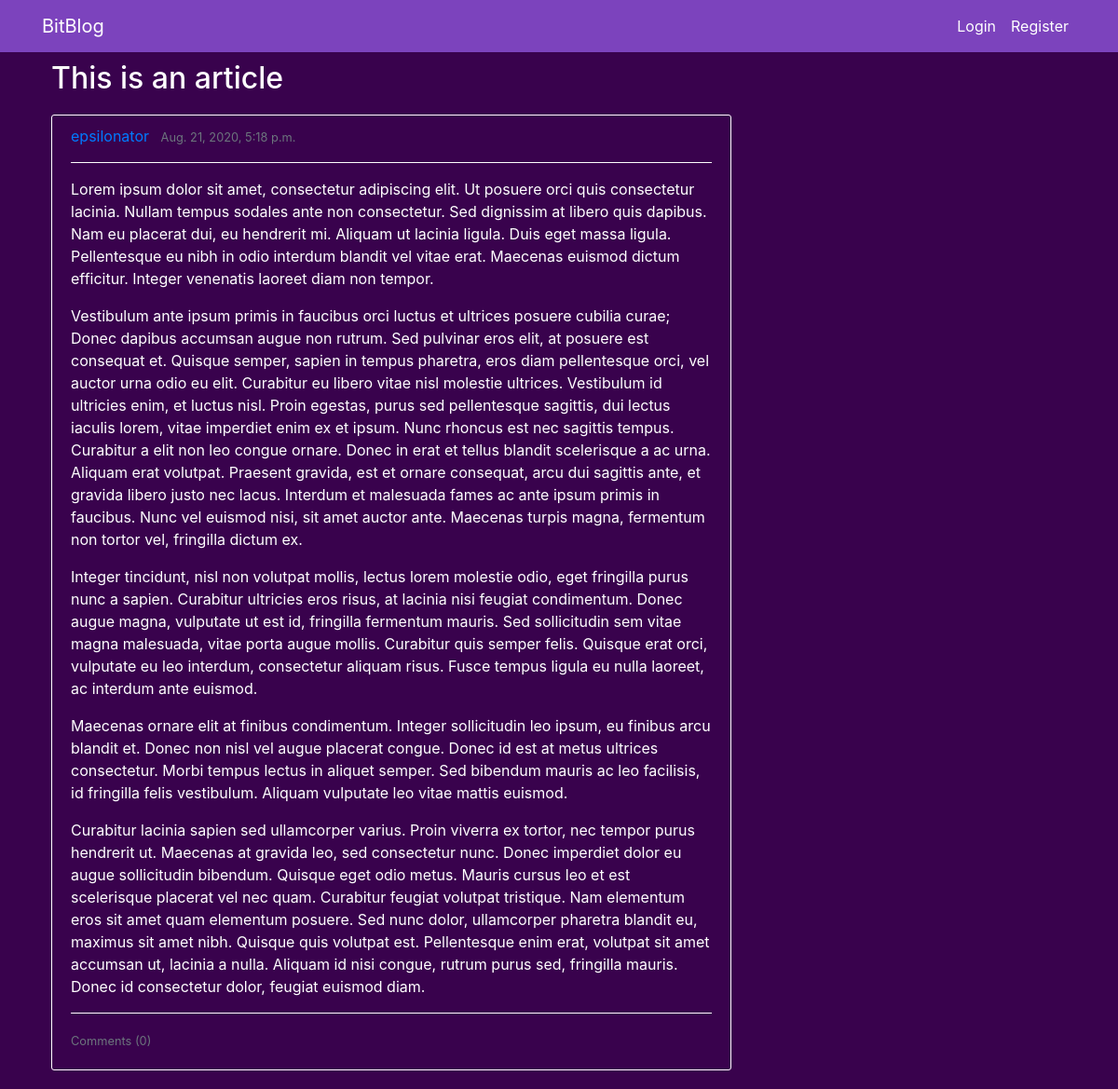
/post/1/, run on an earlier commit of the app's database.
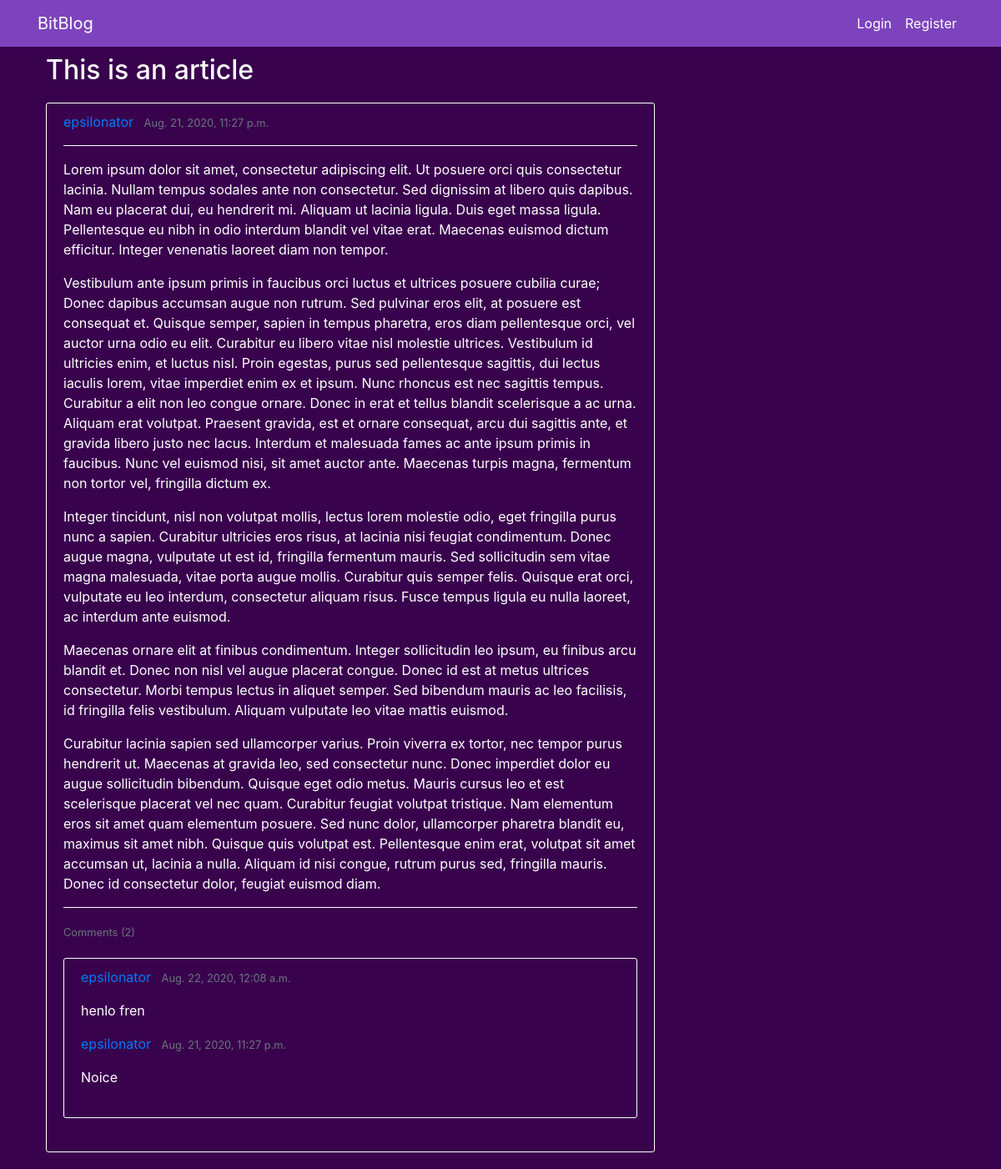
And on a later commit of the database.
### blog/models.py (models this page shows, shortened)
class BlogPost(models.Model):
	title = models.CharField(max_length = 50)
	content = models.TextField()
	post_date = models.DateTimeField(default = timezone.now)
	author = models.ForeignKey(User, on_delete = models.CASCADE)
	votes = models.IntegerField(default = 0)

class BlogComment(models.Model):
	comment = models.TextField()
	comment_date = models.DateTimeField(default = timezone.now)
	author = models.ForeignKey(User, on_delete = models.CASCADE)
	votes = models.IntegerField(default = 0)
	parent_post = models.ForeignKey(BlogPost, on_delete = models.CASCADE)

### blog/views.py (the view)
# urls.py: path('post/<int:pk>/', show_post, name = 'post'),
def show_post(request, pk):
	post = BlogPost.objects.filter(id = pk).first()
	comments = post.blogcomment_set.order_by('-comment_date')
	if request.method == 'POST':
		comment_form = CommentForm(request.POST)
		if comment_form.is_valid():
			post = BlogPost.objects.filter(id = pk).first()
			user = request.user
			comment = comment_form.cleaned_data.get('comment')
			comm_obj = BlogComment(
				comment = comment,
				author = user,
				parent_post = post
			)
			comm_obj.save()
		return redirect('post', pk = pk)
	else:
		comment_form = CommentForm()
	return render(request, 'blog/post.html', context = {
		'post' : post,
		'comments' : comments,
		'comment_form' : comment_form,
		'current_user' : request.user
	})

### blog/templates/blog/post.html (shortened to what this page needs)
{% extends 'blog/base.html' %}
{% load crispy_forms_tags %}
{% block content %}
	<h2>{{ post.title }}</h2>
	<article class="media content-section">
		<div class="media-body">
			<div class="article-metadata">
				<a class="mr-2" href="{% url 'profile' post.author.username %}">{{ post.author }}</a>
				<small class="text-muted">{{ post.post_date }}</small>
			</div>
			<hr>
			<p class="article-content">{{ post.content | linebreaks }}</p>
			<hr>
			<small class="text-muted">Comments ({{ post.blogcomment_set.count }})</small>
			{% if comments %}
			<div class="content-section">
				{% for comment in comments %}
					<div class="article-metadata">
						<a class="mr-2" href="">{{ comment.author }}</a>
						<small class="text-muted">{{ comment.comment_date }}</small>
					</div>
				<p class="article-content">{{ comment.comment | linebreaks }}</p>
				{% endfor %}
			</div>
			{% endif %}
		</div>
	</article>
{% endblock %}

### blog/templates/blog/base.html (shortened to what this page needs)
{% load static %}
<!DOCTYPE html>
<html>
<head>
	<link rel="stylesheet" href="https://stackpath.bootstrapcdn.com/bootstrap/4.3.1/css/bootstrap.min.css">
	<link rel="stylesheet" href="{% static 'blog/main.css' %}">
	<header class="site-header">
	 	<nav class="navbar navbar-expand-md navbar-dark bg-steel fixed-top">
	    	<div class="container">
	      		<a class="navbar-brand mr-4" href="/">BitBlog</a>
	      		<div class="collapse navbar-collapse" id="navbarToggle">
	        		{% if user.is_authenticated %}
		        		<div class="navbar-nav">
		          			<a class="nav-item nav-link" href="{% url 'profile' user.username %}">{{ user.username }}</a>
		          			<a class="nav-item nav-link" href="{% url 'logout' %}">Logout</a>
		        		</div>
	        		{% else %}
		        		<div class="navbar-nav">
		          			<a class="nav-item nav-link" href="{% url 'login' %}">Login</a>
		          			<a class="nav-item nav-link" href="{% url 'register' %}">Register</a>
		        		</div>
	        		{% endif %}
	      		</div>
	    	</div>
	  	</nav>
	</header>
</head>
<body>
	<main role = "main" class = "container">
		<div class="row">
			<div class="col-md-8">
				{% block content %}
				{% endblock %}
			</div>
			<div class="col-md-4">
			</div>
		</div>
	</main>
</body>
</html>

### blog/static/blog/main.css (style rules this page uses)
body { background-color: #39024d; color: #FFFFFF; margin-left: 20px; padding-top: 65px; }
.bg-steel { background-color: #7c43bd; }
.site-header .navbar-nav .nav-link { color: #ffffff; }
.content-section { padding: 10px 20px 20px 20px; margin-top: 20px; margin-bottom: 20px; border: 1px solid #ffffff; border-radius: 3px; }
.article-content { word-wrap: break-word; }
hr { border-color: #ffffff; }

What changed in the data, as far as the page shows it:
changed BlogPost "This is an article": post_date "Aug. 21, 2020, 5:18 p.m." → "Aug. 21, 2020, 11:27 p.m."; blogcomment_set.count "0" → "2"
added BlogComment: author "epsilonator", comment_date "Aug. 22, 2020, 12:08 a.m.", comment "henlo fren"
added BlogComment: author "epsilonator", comment_date "Aug. 21, 2020, 11:27 p.m.", comment "Noice"
